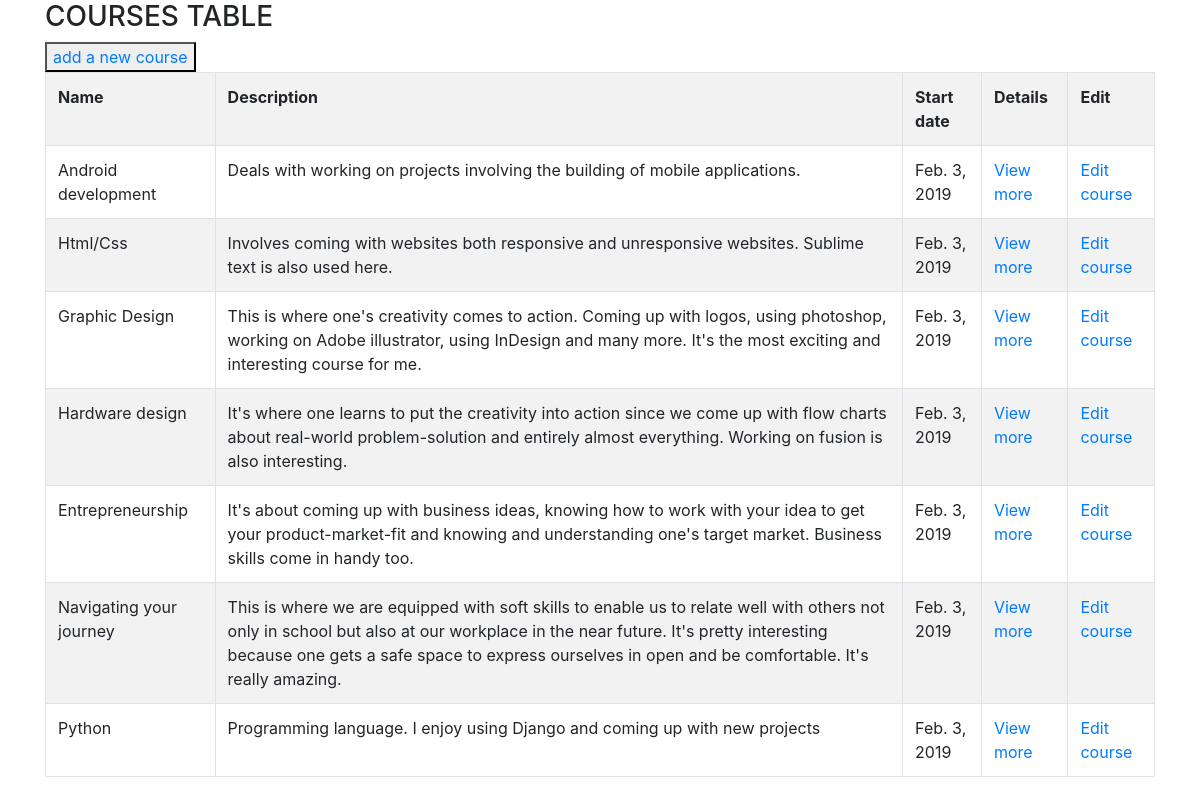
The page /course/list/ on the database its author committed.
### course/models.py (models this page shows, shortened)
class Course(models.Model):
	name = models.CharField(max_length = 25)
	duration_in_months = models.IntegerField()
	start_date = models.DateField()
	end_date = models.DateField()
	description = models.TextField()

### course/views.py (the view)
# urls.py: path("list/", list_courses, name = "list_courses"),
def list_courses(request):
		courses = Course.objects.all()
		return render (request, "all_courses.html", {"courses":courses})

### course/templates/all_courses.html (shortened to what this page needs)
<!DOCTYPE html>
<html lang="en">
<head>
  <link rel="stylesheet" href="https://maxcdn.bootstrapcdn.com/bootstrap/4.3.1/css/bootstrap.min.css">
</head>
<body>
	<div class="container">
		<table class="table table-striped table-bordered">
		<h3>COURSES TABLE</h3>
		<button><a href="/course/add">add a new course</a></button>
	<tr>
		<th>Name</th>
		<th>Description</th>
		<th>Start date</th>
		<th>Details</th>
		<th>Edit</th>
	</tr>
	{% for course in courses %}
	<tr>
		<td>{{ course.name }}</td>
		<td>{{ course.description }}</td>
		<td>{{ course.start_date }}</td>
		<td><a href="/course/view/{{course.pk}}/">View more</a></td>
		<td><a href="/course/edit/{{course.pk}}/">Edit course</a></td>
	</tr>
		{% endfor %}
</table>
</body>
</html>

### rows shown on the page
Course: name "Android development", description "Deals with working on projects involving the building of mobile applications.", start_date "Feb. 3, 2019"
Course: name "Html/Css", description "Involves coming with websites both responsive and unresponsive websites. Sublime text is also used here.", start_date "Feb. 3, 2019"
Course: name "Graphic Design", description "This is where one's creativity comes to action. Coming up with logos, using photoshop, working on Adobe illustrator, using InDesign and many more. It's the most exciting and interesting course for me.", start_date "Feb. 3, 2019"
Course: name "Hardware design", description "It's where one learns to put the creativity into action since we come up with flow charts about real-world problem-solution and entirely almost everything. Working on fusion is also interesting.", start_date "Feb. 3, 2019"
Course: name "Entrepreneurship", description "It's about coming up with business ideas, knowing how to work with your idea to get your product-market-fit and knowing and understanding one's target market. Business skills come in handy too.", start_date "Feb. 3, 2019"
Course: name "Navigating your journey", description "This is where we are equipped with soft skills to enable us to relate well with others not only in school but also at our workplace in the near future. It's pretty interesting because one gets a safe space to express ourselves in open and be comfortable. It's really amazing.", start_date "Feb. 3, 2019"
Course: name "Python", description "Programming language. I enjoy using Django and coming up with new projects", start_date "Feb. 3, 2019"
